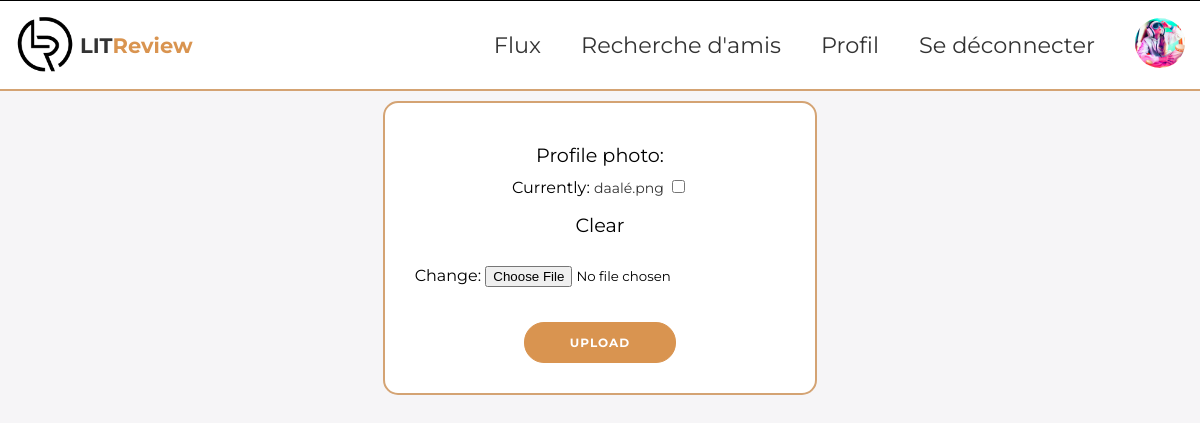
/profile-photo/upload (signed in), run on an earlier commit of the app's database.
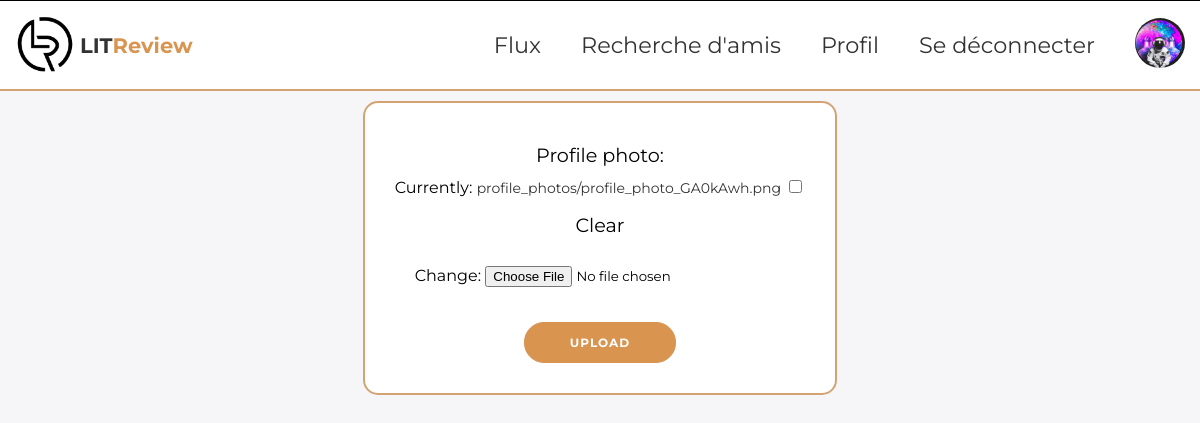
And on a later commit of the database.
### authentication/models.py (models this page shows, shortened)
class User(AbstractUser):
    profile_photo = models.ImageField(
        verbose_name="Profile photo", upload_to="profile_photos/", null=True, blank=True
    )
    IMAGE_MAX_SIZE = (400, 400)

### authentication/views.py (the view, shortened to what this page needs)
# urls.py: path('profile-photo/upload', authentication.views.UploadProfilePhotoView.as_view(),
class UploadProfilePhotoView(View):
    template_name = "authentication/upload_profile_photo.html"
    form_class = UploadProfilePhotoForm
    def get(self, request):
        form = self.form_class(instance=request.user)
        return render(request, self.template_name, {"form": form})

### authentication/forms.py
class UploadProfilePhotoForm(forms.ModelForm):
    class Meta:
        model = get_user_model()
        fields = ("profile_photo",)

### blog/templatetags/blog_extras.py (called while the page is built)
@register.filter
def profile_photo_or_default(user):
    if user.profile_photo:
        return user.profile_photo.url
    return static("images/default_profile.png")

### authentication/templates/authentication/upload_profile_photo.html (shortened to what this page needs)
{% extends 'base.html' %}
{% block content %}
<div class="form-ticket-container">
    <div class="form-ticket-box">
        <form class="form-ticket" id="profilePhotoForm" method="post" enctype="multipart/form-data">
            {{ form }}
            <button type="submit">Upload</button>
        </form>
    </div>
</div>
{% endblock content %}

### templates/base.html (shortened to what this page needs)
{% load static %}
{% load blog_extras %}
<!DOCTYPE html>
<html lang="en">
    <head>
        <link href="{% static 'css/main.css' %}" rel="stylesheet">
        <link href="https://cdnjs.cloudflare.com/ajax/libs/cropperjs/1.5.12/cropper.min.css" rel="stylesheet">
    </head>
    <body>
        {% if user.is_authenticated %}
        <nav class="navbar">
            <div class="nav-left">
                <a class="logo-link"  href="{% url 'home' %}">
                    <img class="logo" src="{% static 'images/logo_without_title.png' %}" alt="Logo du site">
                    <h1>LIT<span>Review</span></h1>
                </a>
            </div>
            <div class="nav-right">
                <a class="fancy-link" href="{% url 'home' %}">Flux</a>
                <a class="fancy-link" href="{% url 'search_users' %}">Recherche d'amis</a>
                <a class="fancy-link" href="{% url 'profile' %}">Profil</a>
                <a class="fancy-link" href="{% url 'logout' %}">Se déconnecter</a>
                <a class="avatar-link" href="{% url 'profile' %}">
                    <img class="avatar" src="{{ request.user|profile_photo_or_default }}" alt="photo de profile">
                </a>
            </div>
        </nav>
        {% endif %}
        {% block content %}{% endblock content %}
    </body>
</html>

What changed in the data, as far as the page shows it:
changed User: user|profile_photo_or_default: a different picture
Also different on the page:
text no longer shown: "Profile photo: Currently: daalé.png Clear Change:"
text now shown: "Profile photo: Currently: profile_photos/profile_photo_GA0kAwh.png Clear Change:"
